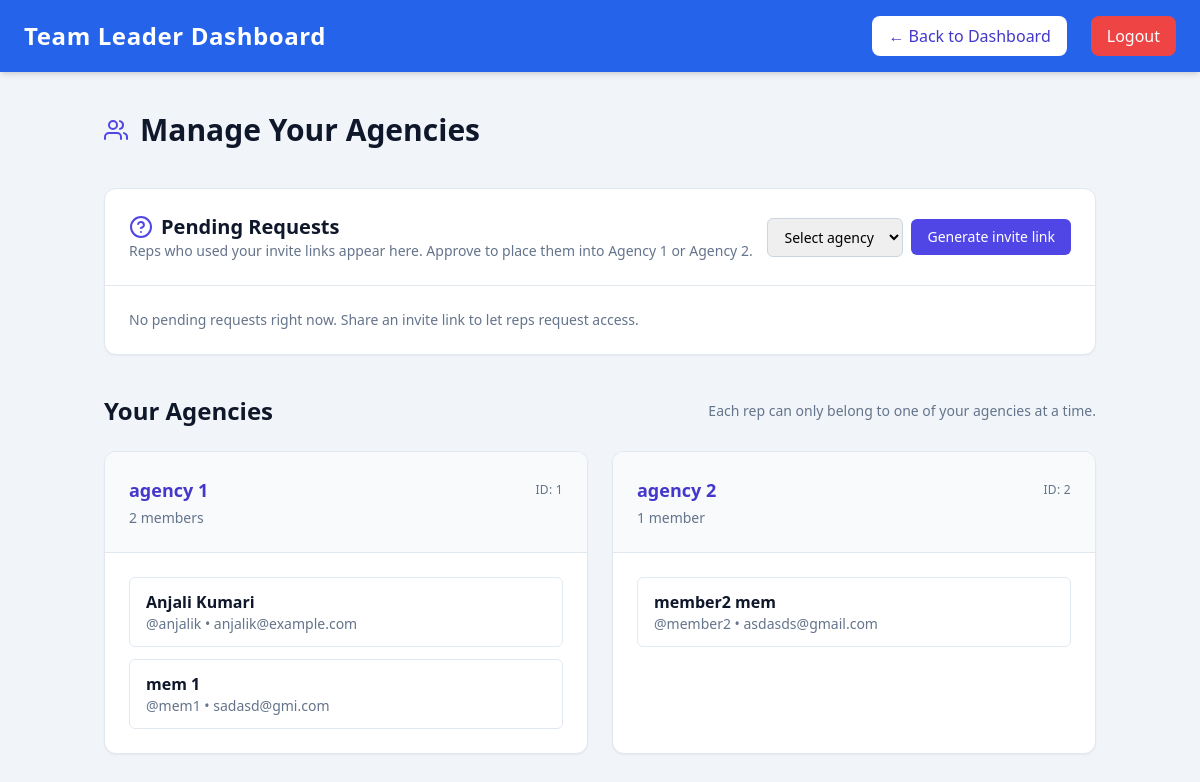
Screenshot of /leader/manage_team.php (signed in) with the database file from the repository.
### tables this page shows
CREATE TABLE `agencies` (
  `id` int(11) NOT NULL,
  `representative_id` int(11) NOT NULL,
  `agency_name` enum('agency 1','agency 2') NOT NULL,
  `created_at` datetime DEFAULT current_timestamp()
);

CREATE TABLE `agency_reps` (
  `id` int(11) NOT NULL,
  `rep_user_id` int(11) NOT NULL,
  `representative_id` int(11) NOT NULL,
  `agency_id` int(11) NOT NULL
);

CREATE TABLE `users` (
  `id` int(11) NOT NULL,
  `first_name` varchar(100) NOT NULL,
  `last_name` varchar(100) NOT NULL,
  `username` varchar(20) NOT NULL,
  `password` varchar(255) NOT NULL,
  `role` enum('admin','rep','representative') NOT NULL,
  `contact_number` varchar(20) DEFAULT NULL,
  `email` varchar(100) NOT NULL,
  `nic_number` varchar(20) NOT NULL,
  `address` varchar(255) DEFAULT NULL,
  `city` varchar(100) DEFAULT NULL,
  `join_date` date DEFAULT NULL,
  `age` int(11) DEFAULT NULL,
  `created_at` timestamp NOT NULL DEFAULT current_timestamp(),
  `bank_account` varchar(50) DEFAULT NULL,
  `bank_name` varchar(100) DEFAULT NULL,
  `branch` varchar(100) DEFAULT NULL,
  `account_holder` varchar(100) DEFAULT NULL
);

### leader/manage_team.php (the view, shortened to what this page needs)
<?php
include '../config.php';
$representative_id = $_SESSION['user_id'] ?? 0;
function h(?string $value): string
{
    return htmlspecialchars($value ?? '', ENT_QUOTES, 'UTF-8');
}
$agencies = [];
$agencyStmt = $mysqli->prepare("SELECT id, agency_name FROM agencies WHERE representative_id = ? ORDER BY agency_name");
$agencyStmt->bind_param("i", $representative_id);
$agencyStmt->execute();
$agencyResult = $agencyStmt->get_result();
while ($row = $agencyResult->fetch_assoc()) {
    $row['members'] = [];
    $agencies[$row['id']] = $row;
}
if (!empty($agencies)) {
    $memberStmt = $mysqli->prepare("
        SELECT ar.agency_id,
               u.id,
               u.first_name,
               u.last_name,
               u.username,
               u.email
        FROM agency_reps ar
        INNER JOIN users u ON u.id = ar.rep_user_id
        WHERE ar.agency_id = ?
        ORDER BY u.first_name, u.last_name
    ");
    foreach ($agencies as &$agency) {
        $agencyId = $agency['id'];
        $memberStmt->bind_param("i", $agencyId);
        $memberStmt->execute();
        $agency['members'] = $memberStmt->get_result()->fetch_all(MYSQLI_ASSOC);
    }
}
$requestStmt = $mysqli->prepare("
    SELECT ai.id,
           ai.agency_id,
           ai.rep_user_id,
           ai.created_at,
           ag.agency_name,
           u.first_name,
           u.last_name,
           u.username,
           u.email
    FROM agency_invites ai
    INNER JOIN agencies ag ON ag.id = ai.agency_id
    LEFT JOIN users u ON u.id = ai.rep_user_id
    WHERE ai.representative_id = ?
      AND ai.status = 'pending'
      AND ai.rep_user_id IS NOT NULL
    ORDER BY ai.created_at DESC
");
$requestStmt->bind_param("i", $representative_id);
$requestStmt->execute();
$pendingRequests = $requestStmt->get_result()->fetch_all(MYSQLI_ASSOC);
?>
<!DOCTYPE html>
<html lang="en">
<head>
    <script src="https://cdn.tailwindcss.com"></script>
</head>
<body class="bg-slate-100 min-h-screen">
    <?php include 'leader_header.php'; ?>
    <main class="max-w-5xl mx-auto py-10 px-4 space-y-10">
        <header class="flex items-center justify-between flex-wrap gap-4">
            <h1 class="text-3xl font-bold text-slate-900 flex items-center gap-3">
                <span data-feather="users" class="text-indigo-600"></span>
                Manage Your Agencies
            </h1>
        </header>
        <section class="bg-white rounded-xl shadow-sm border border-slate-200">
            <div class="p-6 border-b border-slate-200 flex items-center justify-between flex-wrap gap-3">
                <div>
                    <h2 class="text-xl font-semibold text-slate-900 flex items-center gap-2">
                        <span data-feather="help-circle" class="text-indigo-600"></span>
                        Pending Requests
                    </h2>
                    <p class="text-sm text-slate-500">
                        Reps who used your invite links appear here. Approve to place them into Agency 1 or Agency 2.
                    </p>
                </div>
                <form method="post" class="flex items-center gap-2">
                    <select id="generate-agency-id" name="agency_id"
                        class="border border-slate-300 rounded-md px-3 py-2 text-sm focus:outline-none focus:ring-2 focus:ring-indigo-500"
                        required>
                        <option value="">Select agency</option>
                    </select>
                    <button type="submit"
                        class="inline-flex items-center justify-center px-4 py-2 rounded-md bg-indigo-600 text-white text-sm font-medium hover:bg-indigo-700 transition">
                        Generate invite link
                    </button>
                </form>
            </div>
            <?php if (empty($pendingRequests)): ?>
                <div class="p-6 text-slate-500 text-sm">
                    No pending requests right now. Share an invite link to let reps request access.
                </div>
            <?php endif; ?>
        </section>
        <section class="space-y-6">
            <div class="flex items-center justify-between flex-wrap gap-3">
                <h2 class="text-2xl font-semibold text-slate-900">Your Agencies</h2>
                <p class="text-sm text-slate-500">
                    Each rep can only belong to one of your agencies at a time.
                </p>
            </div>
            <?php if (empty($agencies)): ?>
                <div class="bg-white border border-slate-200 rounded-xl p-6 text-center text-slate-500">
                    Agencies not found. Please contact an administrator.
                </div>
            <?php else: ?>
                <div class="grid gap-6 md:grid-cols-2">
                    <?php foreach ($agencies as $agency): ?>
                        <article class="bg-white border border-slate-200 rounded-xl shadow-sm overflow-hidden">
                            <header class="p-6 border-b border-slate-200 bg-slate-50">
                                <div class="flex items-center justify-between gap-3">
                                    <h3 class="text-lg font-semibold text-indigo-700"><?= h($agency['agency_name']) ?></h3>
                                    <span class="text-xs uppercase tracking-wide text-slate-500">
                                        ID: <?= h((string) $agency['id']) ?>
                                    </span>
                                </div>
                                <p class="text-sm text-slate-500 mt-1">
                                    <?= count($agency['members']) ?> member<?= count($agency['members']) === 1 ? '' : 's' ?>
                                </p>
                            </header>
                            <div class="p-6 space-y-4">
                                <?php if (empty($agency['members'])): ?>
                                    <p class="text-sm text-slate-500">
                                        No reps assigned yet. Approve a pending request to place them here.
                                    </p>
                                <?php else: ?>
                                    <ul class="space-y-3">
                                        <?php foreach ($agency['members'] as $member): ?>
                                            <li
                                                class="flex flex-col sm:flex-row sm:items-center sm:justify-between gap-3 border border-slate-200 rounded-md px-4 py-3">
                                                <div>
                                                    <p class="font-semibold text-slate-900">
                                                        <?= h(trim($member['first_name'] . ' ' . $member['last_name'])) ?>
                                                    </p>
                                                    <p class="text-sm text-slate-500">
                                                        @<?= h($member['username']) ?>
                                                        <?php if (!empty($member['email'])): ?>
                                                            • <?= h($member['email']) ?>
                                                        <?php endif; ?>
                                                    </p>
                                                </div>
                                            </li>
                                        <?php endforeach; ?>
                                    </ul>
                                <?php endif; ?>
                            </div>
                        </article>
                    <?php endforeach; ?>
                </div>
            <?php endif; ?>
        </section>
    </main>
</body>
</html>

### rows the page displays
agencies: agency_name "agency 1", id "1", count($agency['members']) "2"
agency_reps: rep_user.last_name "Anjali Kumari", rep_user.username "anjalik", rep_user.email "anjalik@example.com"
agency_reps: rep_user.last_name "mem 1", rep_user.username "mem1", rep_user.email "sadasd@gmi.com"
agencies: agency_name "agency 2", id "2", count($agency['members']) "1"
agency_reps: rep_user.last_name "member2 mem", rep_user.username "member2", rep_user.email "asdasds@gmail.com"
